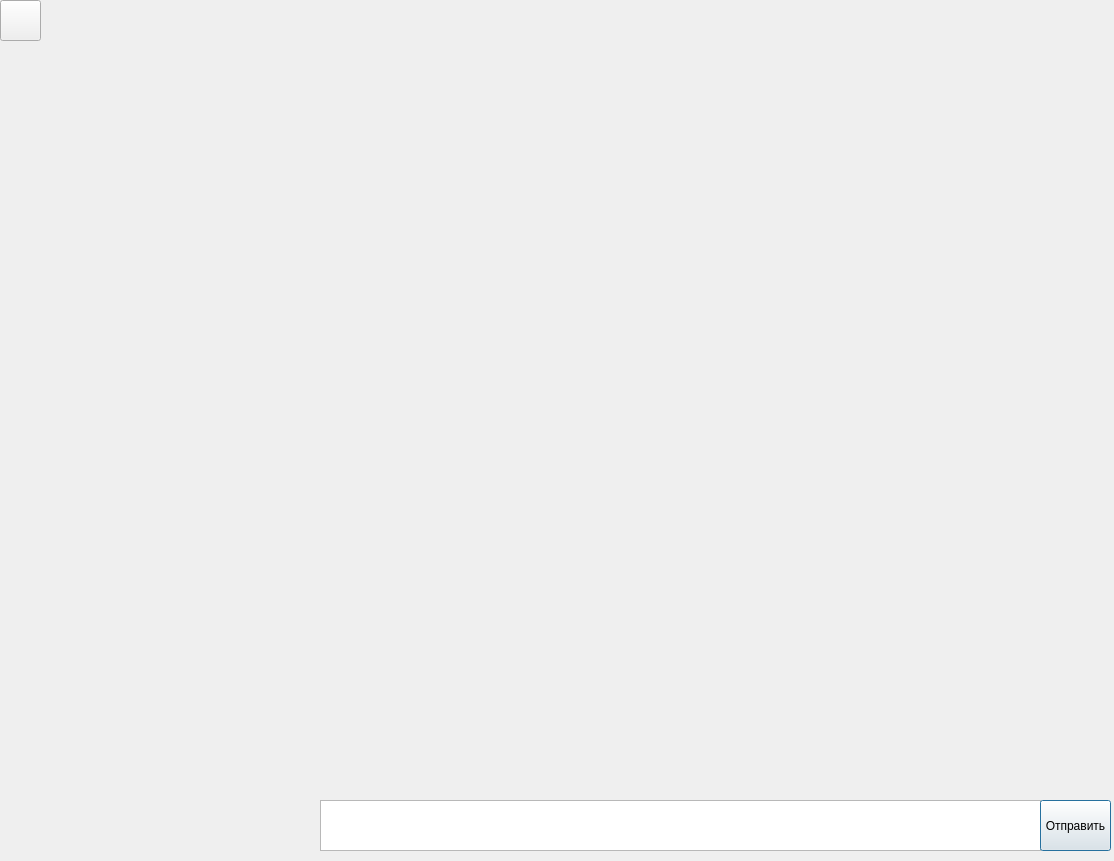
<?xml version="1.0" encoding="UTF-8"?>
<ui version="4.0">
 <class>Dialog</class>
 <widget class="QDialog" name="Dialog">
  <property name="geometry">
   <rect>
    <x>0</x>
    <y>0</y>
    <width>1114</width>
    <height>861</height>
   </rect>
  </property>
  <property name="windowTitle">
   <string>Dialog</string>
  </property>
  <widget class="QTextEdit" name="textEdit">
   <property name="geometry">
    <rect>
     <x>320</x>
     <y>800</y>
     <width>721</width>
     <height>51</height>
    </rect>
   </property>
   <property name="font">
    <font>
     <family>Times New Roman</family>
     <pointsize>12</pointsize>
     <weight>50</weight>
     <bold>false</bold>
    </font>
   </property>
  </widget>
  <widget class="QPushButton" name="pushButton">
   <property name="geometry">
    <rect>
     <x>1040</x>
     <y>800</y>
     <width>71</width>
     <height>51</height>
    </rect>
   </property>
   <property name="text">
    <string>Отправить</string>
   </property>
  </widget>
  <widget class="QLabel" name="label">
   <property name="geometry">
    <rect>
     <x>310</x>
     <y>0</y>
     <width>791</width>
     <height>791</height>
    </rect>
   </property>
   <property name="text">
    <string/>
   </property>
  </widget>
  <widget class="QPushButton" name="pushButton_2">
   <property name="geometry">
    <rect>
     <x>0</x>
     <y>0</y>
     <width>41</width>
     <height>41</height>
    </rect>
   </property>
   <property name="text">
    <string/>
   </property>
  </widget>
 </widget>
 <resources/>
 <connections/>
</ui>
